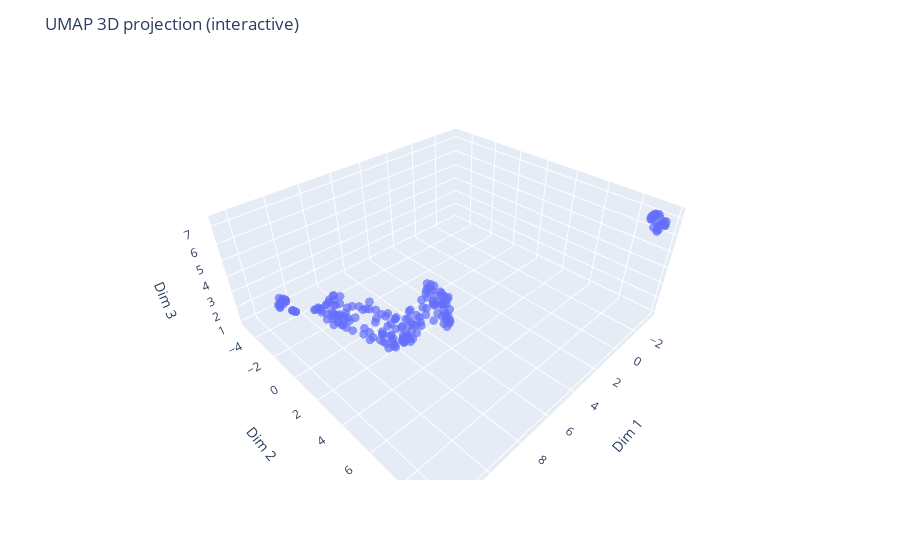

Write notebook code for a chart like this one.
### Code cell
import plotly.express as px

ts2vec_umap_3d = umap.UMAP(n_components=3).fit_transform(ts2vec_emb)

fig = px.scatter_3d(
    x=ts2vec_umap_3d[:, 0],
    y=ts2vec_umap_3d[:, 1],
    z=ts2vec_umap_3d[:, 2],
    opacity=0.7,
    size_max=5
)

fig.update_traces(marker=dict(size=3))  # smaller points for dense embeddings
fig.update_layout(
    title="UMAP 3D projection (interactive)",
    scene=dict(
        xaxis_title="Dim 1",
        yaxis_title="Dim 2",
        zaxis_title="Dim 3"
    )
)

fig.show()

### Figure 1 — Plotly figure (JSON) as saved in the notebook; plotly's stock layout.template omitted (floating-point values rounded to 4 significant figures; data arrays with more than 128 entries replaced by an {"elided": "..."} marker saying what was removed)
{"data": [{"hovertemplate": "x=%{x}<br>y=%{y}<br>z=%{z}<extra></extra>", "legendgroup": "", "marker": {"color": "#636efa", "opacity": 0.7, "size": 3, "symbol": "circle"}, "mode": "markers", "name": "", "scene": "scene", "showlegend": false, "type": "scatter3d", "x": {"elided": "195 float values"}, "y": {"elided": "195 float values"}, "z": {"elided": "195 float values"}}], "layout": {"legend": {"tracegroupgap": 0}, "margin": {"t": 60}, "scene": {"domain": {"x": [0, 1], "y": [0, 1]}, "xaxis": {"title": {"text": "Dim 1"}}, "yaxis": {"title": {"text": "Dim 2"}}, "zaxis": {"title": {"text": "Dim 3"}}}, "title": {"text": "UMAP 3D projection (interactive)"}}}
